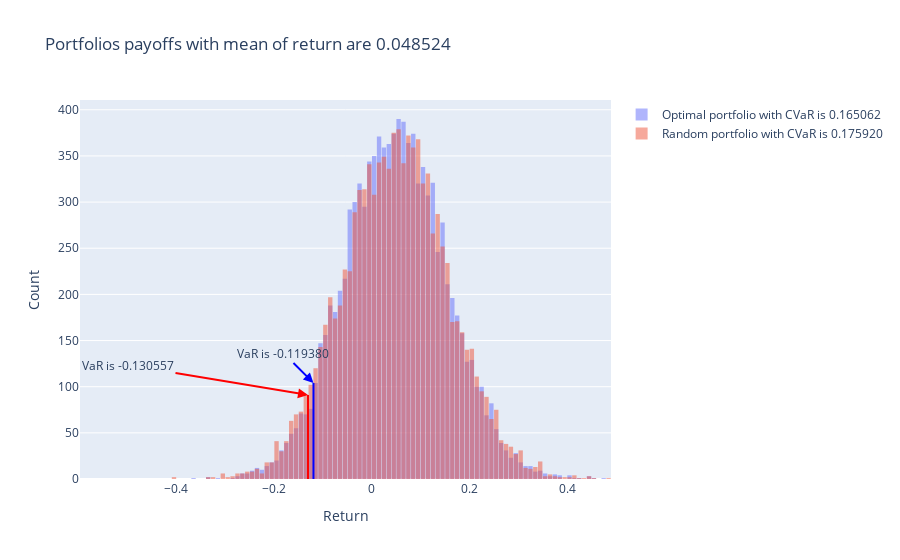

The cell this chart's notebook holds for it:
### Code cell
# Create a histogram using Plotly (go.Histogram) for the optimal portfolio payoffs
hist = go.Figure(data=[go.Histogram(x=payoffs_o, xbins=dict(
    start=min(payoffs_o) // size * size,  # type: ignore
    end=max(payoffs_o) // size * size + size,  # type: ignore
    size=size
), name='Optimal portfolio with CVaR is %f' % CVaR_o)])

# Update layout settings for the histogram
hist.update_layout(
    title_text='Portfolios payoffs with mean of return are %f' % np.mean(payoffs_o),  # title of plot
    xaxis_title_text='Return',  # x-axis label
    yaxis_title_text='Count',  # y-axis label
    bargroupgap=0.1  # gap between bars of the same location coordinates
)

# Identify returns within the VaR range for highlighting
y_high = [i for i in payoffs_o if (i >= VaR_o // size * size and i <= VaR_o // size * size + size)]  # type: ignore

# Add a blue line representing the VaR threshold for the optimal portfolio
hist.add_shape(
    dict(
        type="line",
        x0=VaR_o,
        x1=VaR_o,
        y0=0,
        y1=len(y_high),
        line=dict(
            color="blue",  # Color of the line
            width=2  # Line width
        )
    )
)

# Add an arrow annotation pointing at the VaR line for the optimal portfolio
arrow_text = 'VaR is %f' % VaR_o
hist.add_annotation(
    text=arrow_text,
    x=VaR_o,
    y=len(y_high),  # Adjust the vertical position of the arrow text
    showarrow=True,
    arrowhead=2,  # Arrowhead style (2: arrowhead at the end of the line)
    arrowwidth=2,  # Width of the arrowhead
    arrowcolor="blue",  # Color of the arrowhead
    ax=-30
)

# Add a histogram for the random portfolio payoffs
hist.add_trace(go.Histogram(x=payoffs, xbins=dict(
    start=min(payoffs) // size * size,  # type: ignore
    end=max(payoffs) // size * size + size,  # type: ignore
    size=size
), name='Random portfolio with CVaR is %f' % CVaR))

# Identify returns within the VaR range for highlighting in the random portfolio
y_high = [i for i in payoffs if (i >= VaR // size * size and i <= VaR // size * size + size)]  # type: ignore

# Add a red line representing the VaR threshold for the random portfolio
hist.add_shape(
    dict(
        type="line",
        x0=VaR,
        x1=VaR,
        y0=0,
        y1=len(y_high),
        line=dict(
            color="red",  # Color of the line
            width=2  # Line width
        )
    )
)

# Add an arrow annotation pointing at the VaR line for the random portfolio
arrow_text = 'VaR is %f' % VaR
hist.add_annotation(
    text=arrow_text,
    x=VaR,
    y=len(y_high),  # Adjust the vertical position of the arrow text
    showarrow=True,
    arrowhead=2,  # Arrowhead style (2: arrowhead at the end of the line)
    arrowwidth=2,  # Width of the arrowhead
    arrowcolor="red",  # Color of the arrowhead
    ax=-180
)

# The two histograms are drawn on top of one another
hist.update_layout(barmode='overlay')
hist.update_traces(opacity=0.5)

# Show the overlaid histogram
hist.show()

### Figure 1 — Plotly figure (JSON) as saved in the notebook; plotly's stock layout.template omitted (floating-point values rounded to 4 significant figures; data arrays with more than 128 entries replaced by an {"elided": "..."} marker saying what was removed)
{"data": [{"name": "Optimal portfolio with CVaR is 0.165062", "opacity": 0.5, "type": "histogram", "x": {"elided": "10000 float values"}, "xbins": {"end": 0.48, "size": 0.01, "start": -0.37}}, {"name": "Random portfolio with CVaR is 0.175920", "opacity": 0.5, "type": "histogram", "x": {"elided": "10000 float values"}, "xbins": {"end": 0.49, "size": 0.01, "start": -0.41}}], "layout": {"annotations": [{"arrowcolor": "blue", "arrowhead": 2, "arrowwidth": 2, "ax": -30, "showarrow": true, "text": "VaR is -0.119380", "x": -0.1194, "y": 104}, {"arrowcolor": "red", "arrowhead": 2, "arrowwidth": 2, "ax": -180, "showarrow": true, "text": "VaR is -0.130557", "x": -0.1306, "y": 91}], "bargroupgap": 0.1, "barmode": "overlay", "shapes": [{"line": {"color": "blue", "width": 2}, "type": "line", "x0": -0.1194, "x1": -0.1194, "y0": 0, "y1": 104}, {"line": {"color": "red", "width": 2}, "type": "line", "x0": -0.1306, "x1": -0.1306, "y0": 0, "y1": 91}], "title": {"text": "Portfolios payoffs with mean of return are 0.048524"}, "xaxis": {"title": {"text": "Return"}}, "yaxis": {"title": {"text": "Count"}}}}
